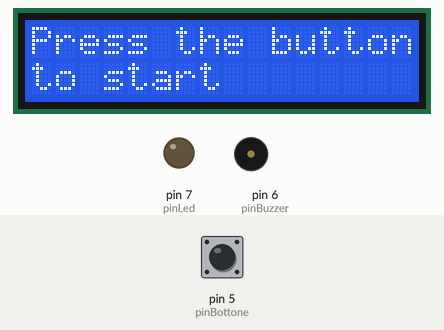
The sketch below on a simulated Arduino Uno, built with avr-gcc and run on an emulated ATmega328P. On the bench: 16×2 character LCD, output pins drawn as LEDs (lit = HIGH), buzzer (waves = sounding). The inputs (shaded band) are chosen by the test bench; at power-on: pin 5 (pinBottone) HIGH. Random numbers use the default seed unless the sketch sets one.

Above: at 1.2 s.
1.3 s: pin 5 (pinBottone) pulled LOW for 3.2 s
At 2.1 s:
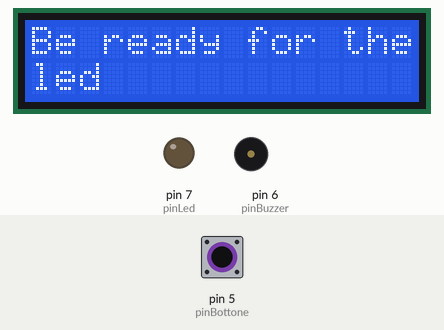
6.8 s: pin 5 (pinBottone) pulled LOW for 0.15 s
At 7.5 s:
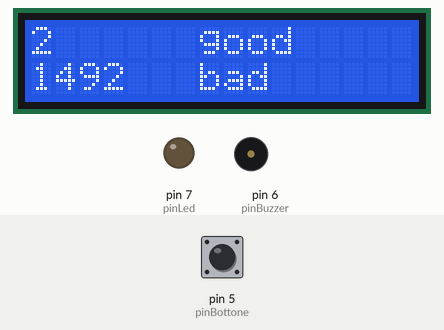
9.9 s: pin 5 (pinBottone) pulled LOW for 3.2 s
At 14.5 s:
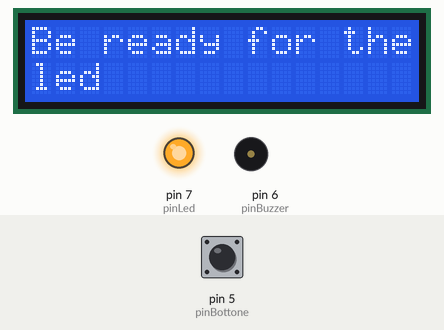
15.3 s: pin 5 (pinBottone) pulled LOW for 3.2 s
At 16.4 s:
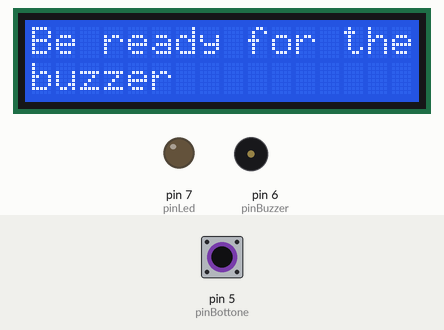
Timing chart, 0 to 18.3 s (numbered marks = the images above; inputs shaded):
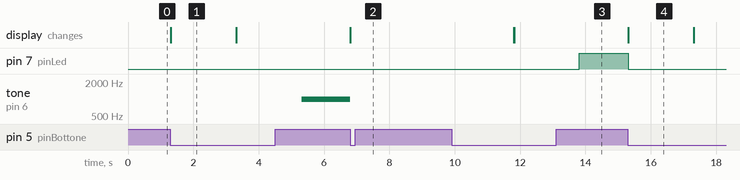

Measured:
- after the input at 1.3 s, tone on pin 6 (pinBuzzer): silent → 1000 Hz after 4.0 s; the display: changes at once (image 1)
- after the input at 6.8 s, tone on pin 6 (pinBuzzer): 1000 Hz → silent at once; the display: changes at once (image 2)
- after the input at 9.9 s, pin 7 (pinLed): LOW → HIGH after 3.9 s
- after the input at 15.3 s, pin 7 (pinLed): HIGH → LOW at once; the display: changes at once (image 4)
- what the display in image 1 shows lasts 2.0 s, from 1.3 s to 3.3 s

The sketch:

CardinDaniele_A_TestRilessi.ino
```cpp
#include <LiquidCrystal.h>
  int tempoLed = random(1, 7) * 1000;
  int tempoBuzzer = random(1, 7) * 1000;
  int tempoInizioLed;
  int tempoClickLed;
  int tempoInizioBuzzer;
  int tempoFineBuzzer;
  int tempoPled = 0;
  int tempoPbuzzer = 0;
  int pinBottone = 5;
  int pinLed = 7;
  int pinBuzzer = 6;
  LiquidCrystal lcd(0,1,8,9,10,11);
  //variables and lcd initialization
void setup() {
  // put your setup code here, to run once:
  lcd.begin(16,2);
  pinMode(pinBottone, INPUT);
  digitalWrite(pinBottone, HIGH);
  //pullUp
  pinMode(pinLed, OUTPUT);
  pinMode(pinBuzzer,OUTPUT);
  //buzzer and led pins
}

void inizioBottone(int bottone)
{
  lcd.setCursor(0,0);
  lcd.print("Press the button"),
  lcd.setCursor(0,1);
  lcd.print("to start");
  while (digitalRead(bottone) == HIGH){
  }
  lcd.clear();
}
//press the button to start

void ledReaction(int tLed, int pLed, int pBottone)
{
  lcd.setCursor(0,0);
  lcd.print("Be ready for the");
  lcd.setCursor(0,1);
  lcd.print("led");
  delay(tLed);
  tempoPled = millis();
  digitalWrite(pLed,HIGH);
  while (digitalRead(pBottone) == HIGH){
  }
  lcd.clear();
  tempoPled = millis() - tempoPled;
  digitalWrite(pLed,LOW);
}
//reaction to the led

void buzzerReaction(int tBuzzer, int pBuzzer, int pBottone)
{
  lcd.setCursor(0,0);
  lcd.print("Be ready for the");
  lcd.setCursor(0,1);
  lcd.print("buzzer");
  delay(tBuzzer);
  tempoPbuzzer = millis();
  tone(pBuzzer, 1000);
  while (digitalRead(pBottone) == HIGH){
  }
  lcd.clear();
  tempoPbuzzer = millis() - tempoPbuzzer;
  tone(pBuzzer, 1000, 1);
}
//reaction to the buzzer

void lcdWrite(int tPled, int tPbuzzer)
{
    lcd.setCursor(0,0);
  lcd.print(tPled);
  lcd.setCursor(0,1);
  lcd.print(tPbuzzer);
  if (tPled < 250)
  {
    lcd.setCursor(7,0);
    lcd.print("good");
  }
  else
  {
    lcd.setCursor(7,0);
    lcd.print("bad");
  }
  if (tPbuzzer < 250)
  {
    lcd.setCursor(7,1);
    lcd.print("good");
  }
  else
  {
    lcd.setCursor(7,1);
    lcd.print("bad");
  }
  delay(5000);
  lcd.clear();
}
void loop() {
  // put your main code here, to run repeatedly

  inizioBottone(pinBottone);
  //random times
  ledReaction(tempoLed, pinLed, pinBottone);
  buzzerReaction(tempoBuzzer, pinBuzzer, pinBottone);
  lcdWrite(tempoPled, tempoPbuzzer);
}
```
